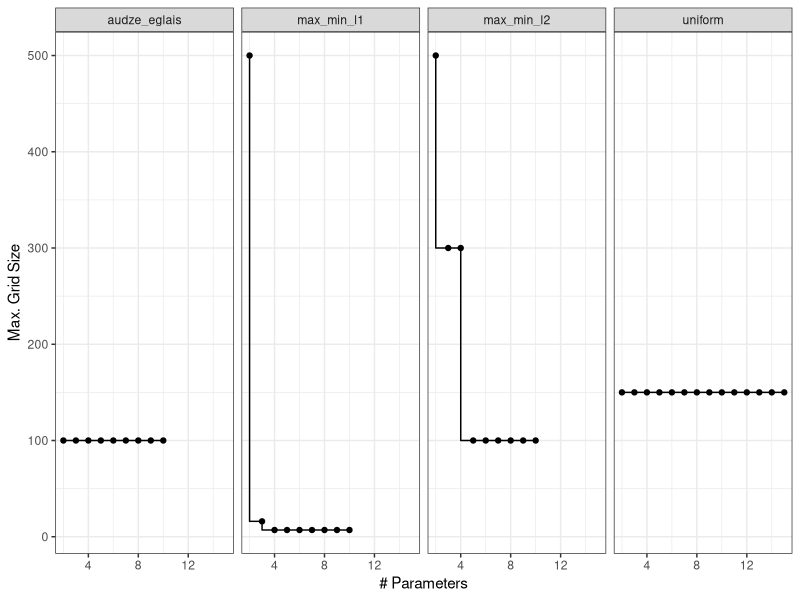

Here is the R script that generated this plot:
## ---- chunk 1
knitr::opts_chunk$set(
  collapse = TRUE,
  comment = "#>",
  fig.path = "man/figures/README-",
  out.width = "100%"
)
## ---- chunk 2
#| label: designs
#| echo: false
#| fig.height: 3
#| fig.width: 8

info <- tibble::tribble(
  ~num_param,          ~type, ~max_size,
          2L, "audze_eglais",      100L,
          2L,   "max_min_l1",      500L,
          2L,   "max_min_l2",      500L,
          2L,      "uniform",      150L,
          3L, "audze_eglais",      100L,
          3L,   "max_min_l1",       16L,
          3L,   "max_min_l2",      300L,
          3L,      "uniform",      150L,
          4L, "audze_eglais",      100L,
          4L,   "max_min_l1",        7L,
          4L,   "max_min_l2",      300L,
          4L,      "uniform",      150L,
          5L, "audze_eglais",      100L,
          5L,   "max_min_l1",        7L,
          5L,   "max_min_l2",      100L,
          5L,      "uniform",      150L,
          6L, "audze_eglais",      100L,
          6L,   "max_min_l1",        7L,
          6L,   "max_min_l2",      100L,
          6L,      "uniform",      150L,
          7L, "audze_eglais",      100L,
          7L,   "max_min_l1",        7L,
          7L,   "max_min_l2",      100L,
          7L,      "uniform",      150L,
          8L, "audze_eglais",      100L,
          8L,   "max_min_l1",        7L,
          8L,   "max_min_l2",      100L,
          8L,      "uniform",      150L,
          9L, "audze_eglais",      100L,
          9L,   "max_min_l1",        7L,
          9L,   "max_min_l2",      100L,
          9L,      "uniform",      150L,
         10L, "audze_eglais",      100L,
         10L,   "max_min_l1",        7L,
         10L,   "max_min_l2",      100L,
         10L,      "uniform",      150L,
         11L,      "uniform",      150L,
         12L,      "uniform",      150L,
         13L,      "uniform",      150L,
         14L,      "uniform",      150L,
         15L,      "uniform",      150L
  )

library(ggplot2)

ggplot(info, aes(num_param, max_size)) + 
  geom_point() + 
  geom_step(direction = "vh") + 
  facet_wrap(~ type, nrow = 1) +
  labs(x = "# Parameters", y = "Max. Grid Size") +
  theme_bw()
